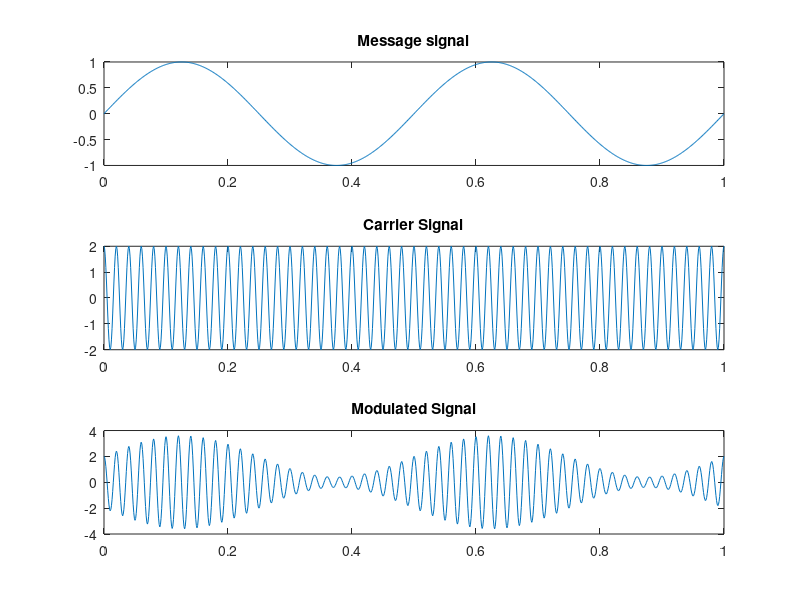

The MATLAB source for this figure:
clear all
%Am: message signal amplitude 
Am=1;
%Ac: carrier signal amplitude
Ac=2;
%fm: message signal frequency 
fm=2;
%fc: carrier signal frequency 
fc=50;
%t: time
t=0:0.001:1;
%k: frequency sensitivity
k=0.8;
msg_signal=Am*sin(2*pi*fm*t);
carrier_signal=Ac*cos(2*pi*fc*t);
%y equal modulation signal
%Y(t)=[1+k*m(t)*c(t)]
y=(1+k*msg_signal).*carrier_signal;
%first sub plot
subplot(3,1,1)
plot(t,msg_signal)
title("Message signal")
%second sub plot
subplot(3,1,2)
plot(t,carrier_signal)
title('Carrier Signal')
%third sub plot
subplot(3,1,3)
plot(t,y)
title("Modulated Signal")
